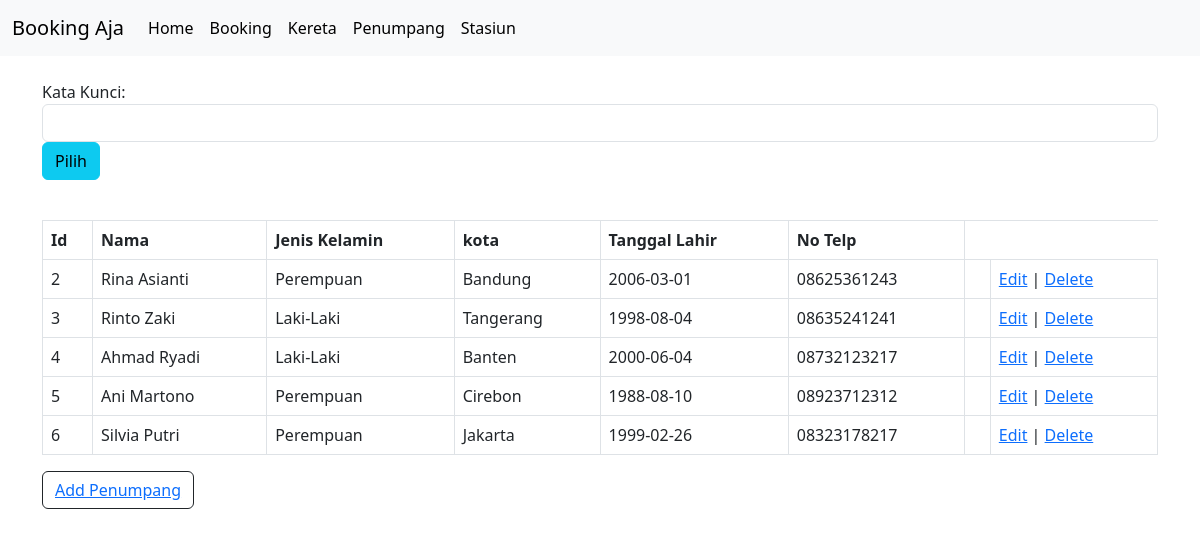
/view/indexpenumpang.php, run on the app's committed database.
### tables this page shows
CREATE TABLE `penumpang` (
  `id_penumpang` int(11) NOT NULL AUTO_INCREMENT,
  `nama_penumpang` varchar(25) NOT NULL,
  `jenis_kelamin` varchar(10) NOT NULL,
  `kota` varchar(25) NOT NULL,
  `tgl_lahir` date NOT NULL,
  `no_telp` varchar(13) NOT NULL,
  PRIMARY KEY (`id_penumpang`)
);

### view/indexpenumpang.php (the view, shortened to what this page needs)
<html>
<head>
<link rel="stylesheet" type="text/css" href="./style/AOL.css">
<link href="https://cdn.jsdelivr.net/npm/bootstrap@5.3.0-alpha1/dist/css/bootstrap.min.css" rel="stylesheet">
</head>
<body>
  <nav class="navbar navbar-expand-lg bg-body-tertiary">
    <div class="container-fluid">
      <a class="navbar-brand" href="#">Booking Aja</a>
      <div class="collapse navbar-collapse" id="navbarTogglerDemo03">
        <ul class="navbar-nav me-auto mb-2 mb-lg-0">
          <li class="nav-item">
            <a class="nav-link active" aria-current="page" href="./index.html">Home</a>
          </li>
          <li class="nav-item">
            <a class="nav-link active" aria-current="page" href="./indexbooking.php">Booking</a>
          </li>
          <li class="nav-item">
            <a class="nav-link active" aria-current="page" href="./indexkereta.php">Kereta</a>
          </li>
          <li class="nav-item">
            <a class="nav-link active" aria-current="page" href="./indexpenumpang.php">Penumpang</a>
          </li>
          <li class="nav-item">
            <a class="nav-link active" aria-current="page" href="./indexstasiun.php">Stasiun</a>
          </li>
        </ul>
      </div>
    </div>
  </nav>
    <div class="container">
    <br>
    <form action="<?php echo $_SERVER["PHP_SELF"];?>" method="post">
    <div class="form-group">
        <label for="sel1">Kata Kunci:</label>
        <?php
        $kata_kunci="";
        ?>
        <input type="text" name="kata_kunci" value="<?php echo $kata_kunci;?>" class="form-control"  required/>
    </div>
    <div class="form-group">
        <input type="submit" class="btn btn-info" value="Pilih">
    </div>
    </form>
    <table class="table table-bordered table-hover">
        <br>
        <thead>
        <tr>
        <th>Id</th> <th>Nama</th> <th>Jenis Kelamin</th> <th>kota</th> <th>Tanggal Lahir</th> <th>No Telp</th>
        </tr>
        </thead>
        <?php
        if (isset($_POST['kata_kunci'])) {
            $kata_kunci=trim($_POST['kata_kunci']);
            $sqlt="select * from penumpang where nama_penumpang like '%".$kata_kunci."%' or jenis_kelamin like '%".$kata_kunci."%' or kota like '%".$kata_kunci."%' order by id_penumpang asc";
        }else {
            $sqlt="select * from penumpang order by id_penumpang asc";
        }
        $mysqli = mysqli_connect("localhost","root","","bookingkereta");
        $hasil=mysqli_query($mysqli,$sqlt);
        while ($user_data = mysqli_fetch_array($hasil)) {
            ?>
            <tbody>
            <tr>
                <td><?php echo $user_data['id_penumpang']; ?></td>
                <td><?php echo $user_data['nama_penumpang']; ?></td>
                <td><?php echo $user_data['jenis_kelamin']; ?></td>
                <td><?php echo $user_data['kota']; ?></td>
                <td><?php echo $user_data['tgl_lahir']; ?></td>
                <td><?php echo $user_data['no_telp']; ?></td>
                <td><?php echo "<td><a href='editpenumpang.php?id=$user_data[id_penumpang]'>Edit</a> | <a href='deletepenumpang.php?id=$user_data[id_penumpang]'>Delete</a>"; ?></td>
            </tr>
            </tbody>
            <?php
        }
        ?>
    </table>
    <button type="button" class="btn btn-outline-dark"><a href="addpenumpang.php">Add Penumpang</a></button>
</div>
</body>
</html>

### data on the page
penumpang: id_penumpang "2", nama_penumpang "Rina Asianti", jenis_kelamin "Perempuan", kota "Bandung", tgl_lahir "2006-03-01", no_telp "08625361243"
penumpang: id_penumpang "3", nama_penumpang "Rinto Zaki", jenis_kelamin "Laki-Laki", kota "Tangerang", tgl_lahir "1998-08-04", no_telp "08635241241"
penumpang: id_penumpang "4", nama_penumpang "Ahmad Ryadi", jenis_kelamin "Laki-Laki", kota "Banten", tgl_lahir "2000-06-04", no_telp "08732123217"
penumpang: id_penumpang "5", nama_penumpang "Ani Martono", jenis_kelamin "Perempuan", kota "Cirebon", tgl_lahir "1988-08-10", no_telp "08923712312"
penumpang: id_penumpang "6", nama_penumpang "Silvia Putri", jenis_kelamin "Perempuan", kota "Jakarta", tgl_lahir "1999-02-26", no_telp "08323178217"
